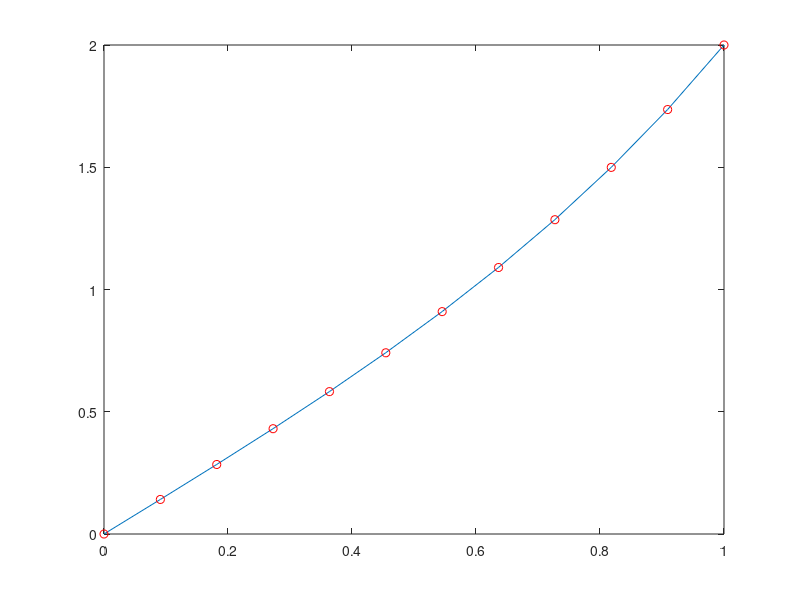

This chart was generated by the following MATLAB code:
clear, clc;
f = @(x) -4*x;
g = @(x) exp(2) * (exp(4) - 1 )^-1 * (exp(2*x) - exp(-2*x)) + x;
a = 0;
b = 1;
ax = @(x) 1;
bx = @(x) 0;
cx = @(x) -4;
ua = 0;
ub = 2;
c = b-a;
n = 10;
h = c/(n+1);
x = linspace((a+h),(b-h),n);

a1 = (-2 .* ax(x) + cx(x) .*h^2) .* diag(eye(n));
A1 = diag(a1);
a2 = (ax(x(2:n)) -1/2 .* bx(x(2:n)) .*h)' .* diag(eye(n-1));
A2 = diag(a2, -1);
a3 = (ax(x(1:n-1)) +1/2 .* bx(x(1:n-1)) .*h)' .* diag(eye(n-1));
A3 = diag(a3, 1);

A = A1  + A2 + A3;

F = (h^2 * f(x));
F(1) = F(1) - ua * (ax(1) - 1/2 * bx(1)*h);
F(n) = F(n) - ub * (ax(n) + 1/2 * bx(n)*h);
U = linsolve(A,F');
U = [ua U' ub];
X = [a x b];
plot(X, U, X, g(X), 'ro');
E = max(abs(g(X) - U));